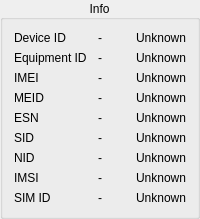
           <widget class="QGroupBox" name="groupBox">
            <property name="title">
             <string>Info</string>
            </property>
            <property name="alignment">
             <set>Qt::AlignCenter</set>
            </property>
            <property name="flat">
             <bool>false</bool>
            </property>
            <property name="checkable">
             <bool>false</bool>
            </property>
            <property name="checked">
             <bool>false</bool>
            </property>
            <layout class="QVBoxLayout" name="verticalLayout_4">
             <item>
              <layout class="QHBoxLayout" name="horizontalLayout_8" stretch="1,0,1">
               <item>
                <widget class="QLabel" name="lbl_key">
                 <property name="text">
                  <string>Device ID</string>
                 </property>
                </widget>
               </item>
               <item>
                <widget class="QLabel" name="lbl_seperator_1">
                 <property name="text">
                  <string>-</string>
                 </property>
                 <property name="alignment">
                  <set>Qt::AlignCenter</set>
                 </property>
                </widget>
               </item>
               <item>
                <widget class="Propui" name="lblProp_device_identifier">
                 <property name="sizePolicy">
                  <sizepolicy hsizetype="MinimumExpanding" vsizetype="Preferred">
                   <horstretch>0</horstretch>
                   <verstretch>0</verstretch>
                  </sizepolicy>
                 </property>
                 <property name="maximumSize">
                  <size>
                   <width>16777215</width>
                   <height>16777215</height>
                  </size>
                 </property>
                 <property name="text">
                  <string>Unknown</string>
                 </property>
                 <property name="scaledContents">
                  <bool>false</bool>
                 </property>
                 <property name="alignment">
                  <set>Qt::AlignRight|Qt::AlignTrailing|Qt::AlignVCenter</set>
                 </property>
                 <property name="textInteractionFlags">
                  <set>Qt::LinksAccessibleByMouse|Qt::TextSelectableByKeyboard|Qt::TextSelectableByMouse</set>
                 </property>
                 <property name="Target" stdset="0">
                  <string>DeviceIdentifier</string>
                 </property>
                </widget>
               </item>
              </layout>
             </item>
             <item>
              <layout class="QHBoxLayout" name="horizontalLayout_10" stretch="1,0,1">
               <item>
                <widget class="QLabel" name="lbl_key_2">
                 <property name="text">
                  <string>Equipment ID</string>
                 </property>
                </widget>
               </item>
               <item>
                <widget class="QLabel" name="lbl_seperator_2">
                 <property name="text">
                  <string>-</string>
                 </property>
                 <property name="alignment">
                  <set>Qt::AlignCenter</set>
                 </property>
                </widget>
               </item>
               <item>
                <widget class="Propui" name="lblProp_equipment_identifier">
                 <property name="sizePolicy">
                  <sizepolicy hsizetype="MinimumExpanding" vsizetype="Preferred">
                   <horstretch>0</horstretch>
                   <verstretch>0</verstretch>
                  </sizepolicy>
                 </property>
                 <property name="maximumSize">
                  <size>
                   <width>16777215</width>
                   <height>16777215</height>
                  </size>
                 </property>
                 <property name="text">
                  <string>Unknown</string>
                 </property>
                 <property name="scaledContents">
                  <bool>false</bool>
                 </property>
                 <property name="alignment">
                  <set>Qt::AlignRight|Qt::AlignTrailing|Qt::AlignVCenter</set>
                 </property>
                 <property name="textInteractionFlags">
                  <set>Qt::LinksAccessibleByMouse|Qt::TextSelectableByKeyboard|Qt::TextSelectableByMouse</set>
                 </property>
                 <property name="Target" stdset="0">
                  <string>EquipmentIdentifier</string>
                 </property>
                </widget>
               </item>
              </layout>
             </item>
             <item>
              <layout class="QHBoxLayout" name="horizontalLayout_12" stretch="1,0,1">
               <item>
                <widget class="QLabel" name="lbl_key_3">
                 <property name="text">
                  <string>IMEI</string>
                 </property>
                </widget>
               </item>
               <item>
                <widget class="QLabel" name="lbl_seperator_3">
                 <property name="text">
                  <string>-</string>
                 </property>
                 <property name="alignment">
                  <set>Qt::AlignCenter</set>
                 </property>
                </widget>
               </item>
               <item>
                <widget class="Propui" name="lblProp_imei">
                 <property name="sizePolicy">
                  <sizepolicy hsizetype="MinimumExpanding" vsizetype="Preferred">
                   <horstretch>0</horstretch>
                   <verstretch>0</verstretch>
                  </sizepolicy>
                 </property>
                 <property name="maximumSize">
                  <size>
                   <width>16777215</width>
                   <height>16777215</height>
                  </size>
                 </property>
                 <property name="text">
                  <string>Unknown</string>
                 </property>
                 <property name="scaledContents">
                  <bool>false</bool>
                 </property>
                 <property name="alignment">
                  <set>Qt::AlignRight|Qt::AlignTrailing|Qt::AlignVCenter</set>
                 </property>
                 <property name="textInteractionFlags">
                  <set>Qt::LinksAccessibleByMouse|Qt::TextSelectableByKeyboard|Qt::TextSelectableByMouse</set>
                 </property>
                 <property name="Target" stdset="0">
                  <string>Imei</string>
                 </property>
                 <property name="TargetMt" stdset="0">
                  <string>4</string>
                 </property>
                </widget>
               </item>
              </layout>
             </item>
             <item>
              <layout class="QHBoxLayout" name="horizontalLayout_13" stretch="1,0,1">
               <item>
                <widget class="QLabel" name="lbl_key_7">
                 <property name="text">
                  <string>MEID</string>
                 </property>
                </widget>
               </item>
               <item>
                <widget class="QLabel" name="lbl_seperator_4">
                 <property name="text">
                  <string>-</string>
                 </property>
                 <property name="alignment">
                  <set>Qt::AlignCenter</set>
                 </property>
                </widget>
               </item>
               <item>
                <widget class="Propui" name="lblProp_meid">
                 <property name="sizePolicy">
                  <sizepolicy hsizetype="MinimumExpanding" vsizetype="Preferred">
                   <horstretch>0</horstretch>
                   <verstretch>0</verstretch>
                  </sizepolicy>
                 </property>
                 <property name="maximumSize">
                  <size>
                   <width>16777215</width>
                   <height>16777215</height>
                  </size>
                 </property>
                 <property name="text">
                  <string>Unknown</string>
                 </property>
                 <property name="scaledContents">
                  <bool>false</bool>
                 </property>
                 <property name="alignment">
                  <set>Qt::AlignRight|Qt::AlignTrailing|Qt::AlignVCenter</set>
                 </property>
                 <property name="textInteractionFlags">
                  <set>Qt::LinksAccessibleByMouse|Qt::TextSelectableByKeyboard|Qt::TextSelectableByMouse</set>
                 </property>
                 <property name="Target" stdset="0">
                  <string>Meid</string>
                 </property>
                </widget>
               </item>
              </layout>
             </item>
             <item>
              <layout class="QHBoxLayout" name="horizontalLayout_14" stretch="1,0,1">
               <item>
                <widget class="QLabel" name="lbl_key_4">
                 <property name="text">
                  <string>ESN</string>
                 </property>
                </widget>
               </item>
               <item>
                <widget class="QLabel" name="lbl_seperator_5">
                 <property name="text">
                  <string>-</string>
                 </property>
                 <property name="alignment">
                  <set>Qt::AlignCenter</set>
                 </property>
                </widget>
               </item>
               <item>
                <widget class="Propui" name="lblProp_esn">
                 <property name="sizePolicy">
                  <sizepolicy hsizetype="MinimumExpanding" vsizetype="Preferred">
                   <horstretch>0</horstretch>
                   <verstretch>0</verstretch>
                  </sizepolicy>
                 </property>
                 <property name="maximumSize">
                  <size>
                   <width>16777215</width>
                   <height>16777215</height>
                  </size>
                 </property>
                 <property name="text">
                  <string>Unknown</string>
                 </property>
                 <property name="scaledContents">
                  <bool>false</bool>
                 </property>
                 <property name="alignment">
                  <set>Qt::AlignRight|Qt::AlignTrailing|Qt::AlignVCenter</set>
                 </property>
                 <property name="textInteractionFlags">
                  <set>Qt::LinksAccessibleByMouse|Qt::TextSelectableByKeyboard|Qt::TextSelectableByMouse</set>
                 </property>
                 <property name="Target" stdset="0">
                  <string/>
                 </property>
                </widget>
               </item>
              </layout>
             </item>
             <item>
              <layout class="QHBoxLayout" name="horizontalLayout_15" stretch="1,0,1">
               <item>
                <widget class="QLabel" name="lbl_key_5">
                 <property name="text">
                  <string>SID</string>
                 </property>
                </widget>
               </item>
               <item>
                <widget class="QLabel" name="lbl_seperator_6">
                 <property name="text">
                  <string>-</string>
                 </property>
                 <property name="alignment">
                  <set>Qt::AlignCenter</set>
                 </property>
                </widget>
               </item>
               <item>
                <widget class="Propui" name="lblProp_sid">
                 <property name="sizePolicy">
                  <sizepolicy hsizetype="MinimumExpanding" vsizetype="Preferred">
                   <horstretch>0</horstretch>
                   <verstretch>0</verstretch>
                  </sizepolicy>
                 </property>
                 <property name="maximumSize">
                  <size>
                   <width>16777215</width>
                   <height>16777215</height>
                  </size>
                 </property>
                 <property name="text">
                  <string>Unknown</string>
                 </property>
                 <property name="scaledContents">
                  <bool>false</bool>
                 </property>
                 <property name="alignment">
                  <set>Qt::AlignRight|Qt::AlignTrailing|Qt::AlignVCenter</set>
                 </property>
                 <property name="textInteractionFlags">
                  <set>Qt::LinksAccessibleByMouse|Qt::TextSelectableByKeyboard|Qt::TextSelectableByMouse</set>
                 </property>
                 <property name="Target" stdset="0">
                  <string/>
                 </property>
                </widget>
               </item>
              </layout>
             </item>
             <item>
              <layout class="QHBoxLayout" name="horizontalLayout_16" stretch="1,0,1">
               <item>
                <widget class="QLabel" name="lbl_key_6">
                 <property name="text">
                  <string>NID</string>
                 </property>
                </widget>
               </item>
               <item>
                <widget class="QLabel" name="lbl_seperator_7">
                 <property name="text">
                  <string>-</string>
                 </property>
                 <property name="alignment">
                  <set>Qt::AlignCenter</set>
                 </property>
                </widget>
               </item>
               <item>
                <widget class="Propui" name="lblProp_nid">
                 <property name="sizePolicy">
                  <sizepolicy hsizetype="MinimumExpanding" vsizetype="Preferred">
                   <horstretch>0</horstretch>
                   <verstretch>0</verstretch>
                  </sizepolicy>
                 </property>
                 <property name="maximumSize">
                  <size>
                   <width>16777215</width>
                   <height>16777215</height>
                  </size>
                 </property>
                 <property name="text">
                  <string>Unknown</string>
                 </property>
                 <property name="scaledContents">
                  <bool>false</bool>
                 </property>
                 <property name="alignment">
                  <set>Qt::AlignRight|Qt::AlignTrailing|Qt::AlignVCenter</set>
                 </property>
                 <property name="textInteractionFlags">
                  <set>Qt::LinksAccessibleByMouse|Qt::TextSelectableByKeyboard|Qt::TextSelectableByMouse</set>
                 </property>
                 <property name="Target" stdset="0">
                  <string/>
                 </property>
                </widget>
               </item>
              </layout>
             </item>
             <item>
              <layout class="QHBoxLayout" name="horizontalLayout_17" stretch="1,0,1">
               <item>
                <widget class="QLabel" name="label_69">
                 <property name="text">
                  <string>IMSI</string>
                 </property>
                </widget>
               </item>
               <item>
                <widget class="QLabel" name="lbl_seperator_17">
                 <property name="text">
                  <string>-</string>
                 </property>
                 <property name="alignment">
                  <set>Qt::AlignCenter</set>
                 </property>
                </widget>
               </item>
               <item>
                <widget class="Propui" name="lblDProp_imsi">
                 <property name="sizePolicy">
                  <sizepolicy hsizetype="MinimumExpanding" vsizetype="Preferred">
                   <horstretch>0</horstretch>
                   <verstretch>0</verstretch>
                  </sizepolicy>
                 </property>
                 <property name="maximumSize">
                  <size>
                   <width>16777215</width>
                   <height>16777215</height>
                  </size>
                 </property>
                 <property name="text">
                  <string>Unknown</string>
                 </property>
                 <property name="scaledContents">
                  <bool>false</bool>
                 </property>
                 <property name="alignment">
                  <set>Qt::AlignRight|Qt::AlignTrailing|Qt::AlignVCenter</set>
                 </property>
                 <property name="textInteractionFlags">
                  <set>Qt::LinksAccessibleByMouse|Qt::TextSelectableByKeyboard|Qt::TextSelectableByMouse</set>
                 </property>
                </widget>
               </item>
              </layout>
             </item>
             <item>
              <layout class="QHBoxLayout" name="horizontalLayout_18" stretch="1,0,1">
               <item>
                <widget class="QLabel" name="label_70">
                 <property name="text">
                  <string>SIM ID</string>
                 </property>
                </widget>
               </item>
               <item>
                <widget class="QLabel" name="lbl_seperator_18">
                 <property name="text">
                  <string>-</string>
                 </property>
                 <property name="alignment">
                  <set>Qt::AlignCenter</set>
                 </property>
                </widget>
               </item>
               <item>
                <widget class="Propui" name="lblDProp_sim_identifier">
                 <property name="sizePolicy">
                  <sizepolicy hsizetype="MinimumExpanding" vsizetype="Preferred">
                   <horstretch>0</horstretch>
                   <verstretch>0</verstretch>
                  </sizepolicy>
                 </property>
                 <property name="maximumSize">
                  <size>
                   <width>16777215</width>
                   <height>16777215</height>
                  </size>
                 </property>
                 <property name="text">
                  <string>Unknown</string>
                 </property>
                 <property name="scaledContents">
                  <bool>false</bool>
                 </property>
                 <property name="alignment">
                  <set>Qt::AlignRight|Qt::AlignTrailing|Qt::AlignVCenter</set>
                 </property>
                 <property name="textInteractionFlags">
                  <set>Qt::LinksAccessibleByMouse|Qt::TextSelectableByKeyboard|Qt::TextSelectableByMouse</set>
                 </property>
                 <property name="Target" stdset="0">
                  <string>Sim</string>
                 </property>
                </widget>
               </item>
              </layout>
             </item>
            </layout>
           </widget>
